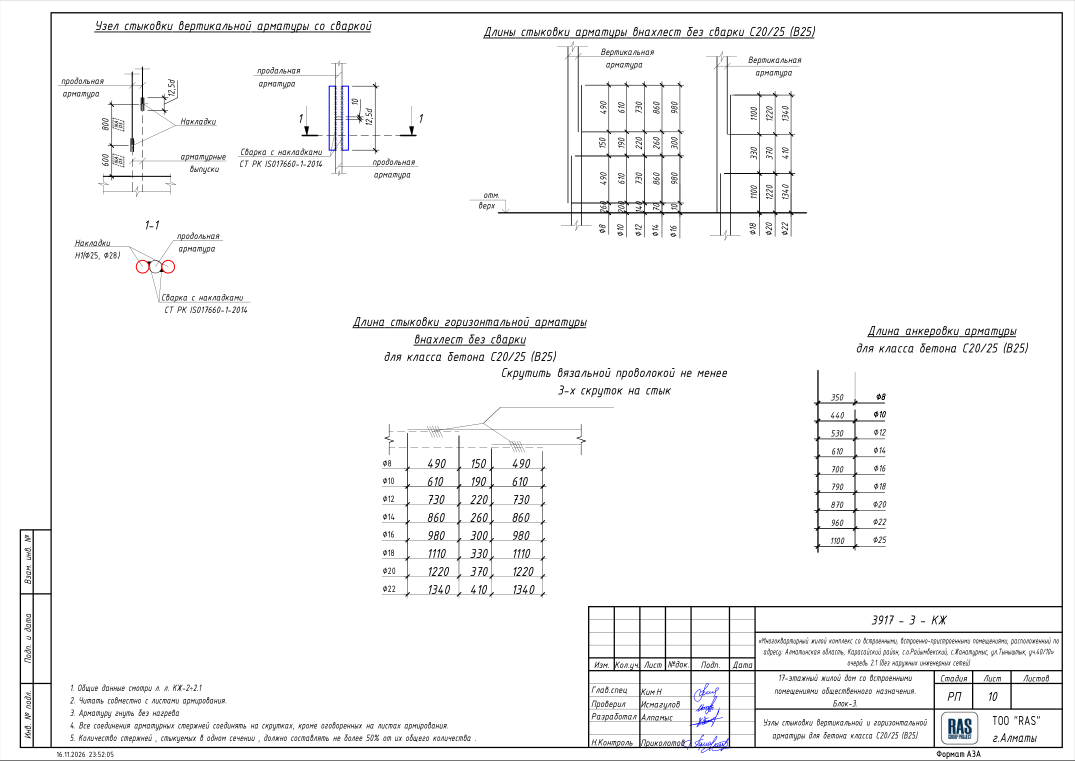
#> input picture obsidian/19_BI Group/_суреттер/S03_л10_узлы_стыковки_B25.png, 2150 x 1521 px, given in place of Парақ_КЖ-3-3_Ростверк Рс-2 подколонник Пк-2 Армирование.png, which was not available (shown at 1/2 size)
$ python c2.py out.png
#> lines starting #> are read from the running program, lines starting #| are printed output that depends on the picture
import sys
from PIL import Image
Image.MAX_IMAGE_PIXELS=None
d=r"D:\Бекасыл КЖ КМ\РМЦ_КМ\_тексеру"
b=Image.open(d+r"\Парақ_КЖ-3-3_Ростверк Рс-2 подколонник Пк-2 Армирование.png")
#> b is the input picture: PIL image 2150x1521 RGB; mean R, G, B 245.6, 245.5, 245.7
b.crop((700,650,1450,1350)).save(sys.argv[1]+r"\b_plan.png")
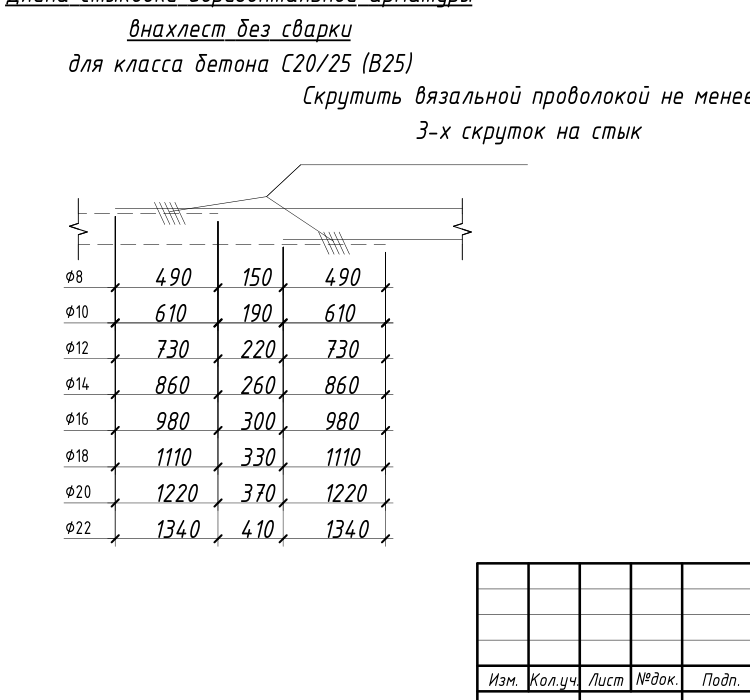
#> saved as b_plan.png: PIL image 750x700 RGB; min 0, max 255, mean 244.7
b.crop((2150,350,3300,1250)).save(sys.argv[1]+r"\b_s11.png")

$ run again, on obsidian/19_BI Group/_суреттер/S03_л12_выпуски_СЖм-1.png
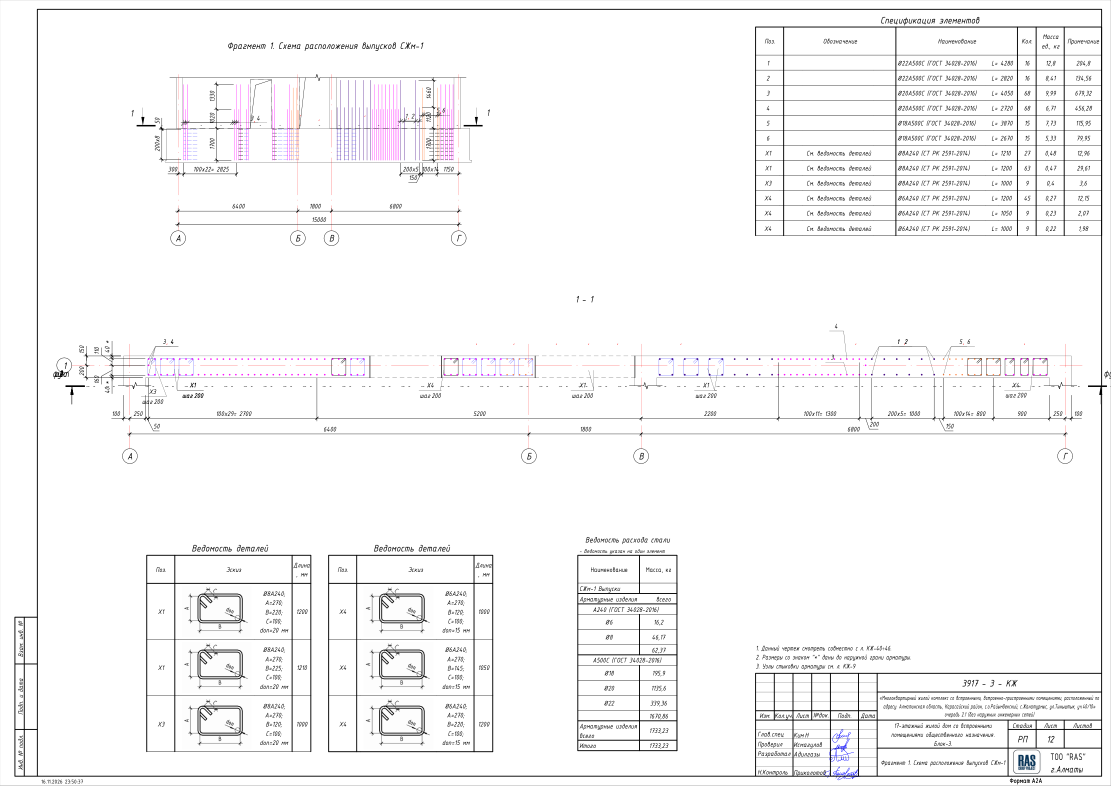
#> input picture obsidian/19_BI Group/_суреттер/S03_л12_выпуски_СЖм-1.png, 2222 x 1572 px, given in place of Парақ_КЖ-3-3_Ростверк Рс-2 подколонник Пк-2 Армирование.png, which was not available (shown at 1/2 size)
#> b is the input picture: PIL image 2222x1572 RGB; mean R, G, B 246.9, 246.4, 246.9
#> `b.crop((700,650,1450,1350)).save(sys.argv[1]+r"\b_plan.png")`:
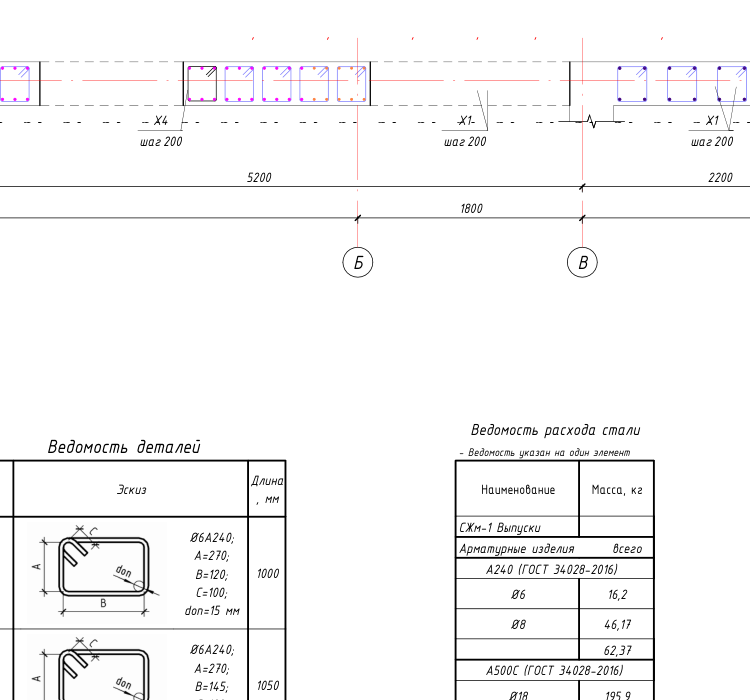
#> saved as b_plan.png: PIL image 750x700 RGB; mean R, G, B 247.2, 246.9, 247.2
#> `b.crop((2150,350,3300,1250)).save(sys.argv[1]+r"\b_s11.png")`:
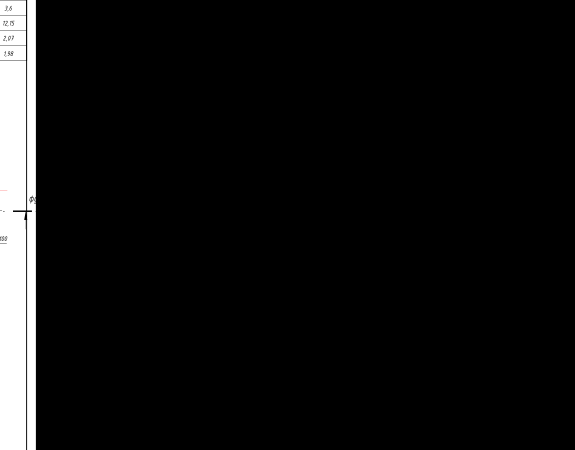
#> saved as b_s11.png: PIL image 1150x900 RGB (shown at 1/2 size); mean R, G, B 15.3, 15.3, 15.3

$ run again, on obsidian/19_BI Group/_суреттер/S03_л248_Пм-6_основное_армирование.png
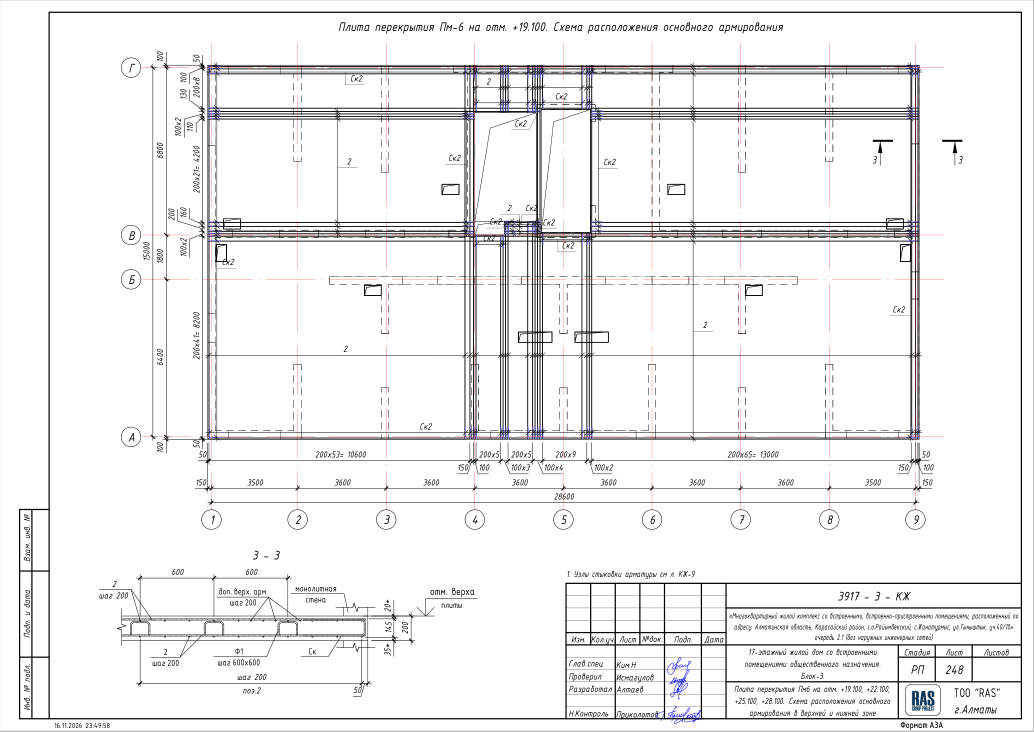
#> input picture obsidian/19_BI Group/_суреттер/S03_л248_Пм-6_основное_армирование.png, 2068 x 1463 px, given in place of Парақ_КЖ-3-3_Ростверк Рс-2 подколонник Пк-2 Армирование.png, which was not available (shown at 1/2 size)
#> b is the input picture: PIL image 2068x1463 RGB; mean R, G, B 240.6, 240.1, 240.4
#> `b.crop((700,650,1450,1350)).save(sys.argv[1]+r"\b_plan.png")`:
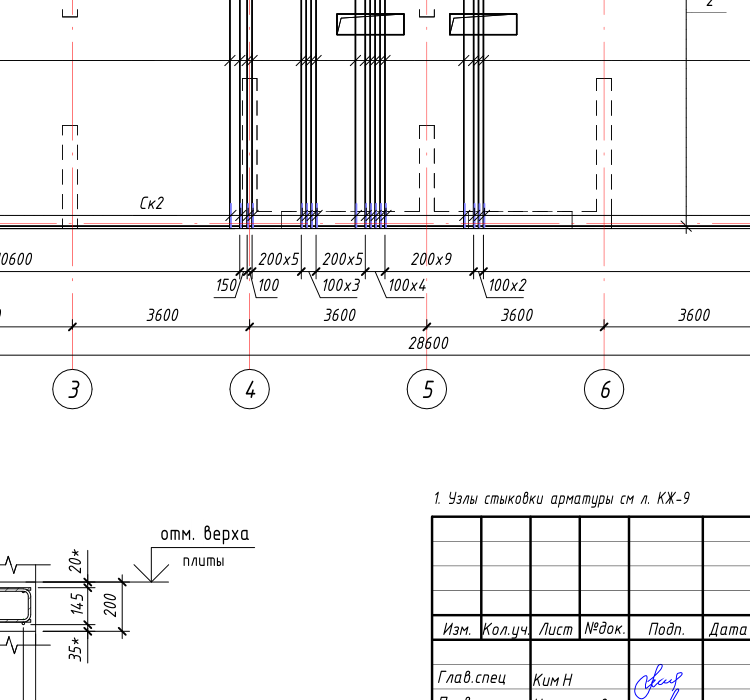
#> saved as b_plan.png: PIL image 750x700 RGB; mean R, G, B 241.1, 240.7, 241
